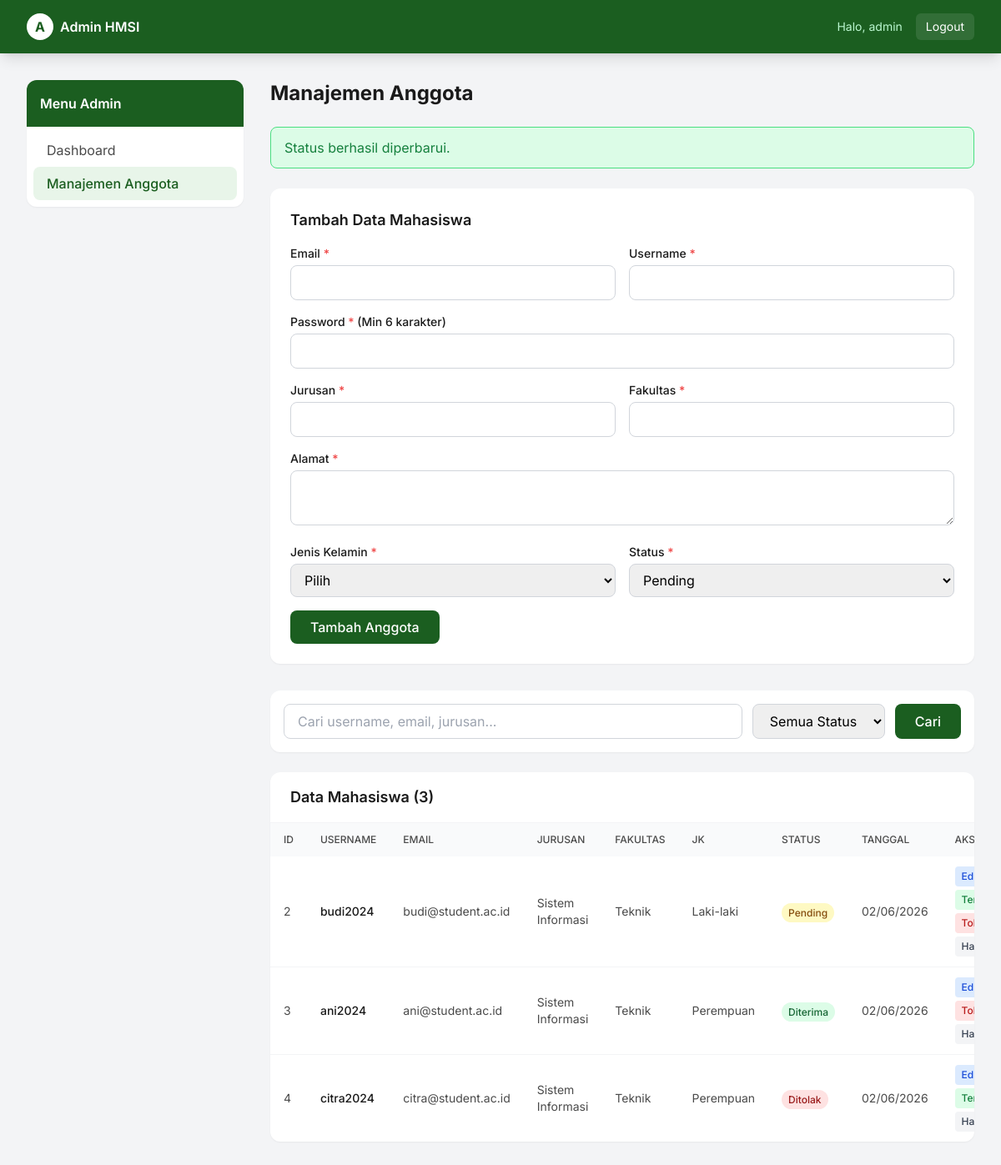
/admin/users.php?status=diterima&id=2 (signed in), run on the app's committed database.
### tables this page shows
CREATE TABLE IF NOT EXISTS users (
    id              INT AUTO_INCREMENT PRIMARY KEY,
    username        VARCHAR(50) NOT NULL UNIQUE,
    email           VARCHAR(100) NOT NULL UNIQUE,
    password        VARCHAR(255) NOT NULL,
    role            ENUM('admin', 'mahasiswa') NOT NULL DEFAULT 'mahasiswa',
    jurusan         VARCHAR(100) DEFAULT NULL,
    fakultas        VARCHAR(100) DEFAULT NULL,
    alamat          TEXT DEFAULT NULL,
    jenis_kelamin   ENUM('Laki-laki', 'Perempuan') DEFAULT NULL,
    status          ENUM('pending', 'diterima', 'ditolak') DEFAULT 'pending',
    created_at      TIMESTAMP DEFAULT CURRENT_TIMESTAMP
);

### admin/users.php (the view, shortened to what this page needs)
<?php
require_once "../includes/db.php";
$success = "";
if (isset($_GET["status"]) && isset($_GET["id"])) {
    $id = intval($_GET["id"]);
    $status = $_GET["status"];
    if (in_array($status, ["pending", "diterima", "ditolak"])) {
        $stmt = $pdo->prepare("UPDATE users SET status = ? WHERE id = ? AND role = 'mahasiswa'");
        if ($stmt->execute([$status, $id])) {
            $success = "Status berhasil diperbarui.";
        } else {
            $error = "Gagal memperbarui status.";
        }
    }
}
$editMode = false;
$editData = [];
$search = $_GET["search"] ?? "";
$sql = "SELECT * FROM users WHERE role = 'mahasiswa'";
$params = [];
$sql .= " ORDER BY created_at DESC";
$stmt = $pdo->prepare($sql);
$stmt->execute($params);
$users = $stmt->fetchAll();
?>
<!DOCTYPE html>
<html lang="id">
<head>
    <script src="https://cdn.tailwindcss.com"></script>
</head>
<body class="bg-gray-100 min-h-screen">
    <nav class="bg-primary shadow-lg">
        <div class="max-w-7xl mx-auto px-4 sm:px-6 lg:px-8">
            <div class="flex justify-between h-16">
                <div class="flex items-center">
                    <a href="index.php" class="flex items-center space-x-2">
                        <div class="w-8 h-8 bg-white rounded-full flex items-center justify-center">
                            <span class="text-primary font-bold">A</span>
                        </div>
                        <span class="text-white font-semibold">Admin HMSI</span>
                    </a>
                </div>
                <div class="flex items-center space-x-4">
                    <span class="text-green-200 text-sm hidden sm:block">Halo, <?php echo htmlspecialchars($_SESSION["user_username"]); ?></span>
                    <a href="logout.php" class="bg-white/10 hover:bg-white/20 text-white px-3 py-1.5 rounded-md text-sm transition">Logout</a>
                </div>
            </div>
        </div>
    </nav>
    <div class="max-w-7xl mx-auto px-4 sm:px-6 lg:px-8 py-8">
        <div class="grid grid-cols-1 lg:grid-cols-4 gap-8">
            <div class="lg:col-span-1">
                <div class="bg-white rounded-xl shadow-sm overflow-hidden">
                    <div class="p-4 bg-primary text-white">
                        <h3 class="font-semibold">Menu Admin</h3>
                    </div>
                    <div class="p-2">
                        <a href="index.php" class="block px-4 py-2 rounded-lg text-textsecondary hover:bg-gray-50 transition">Dashboard</a>
                        <a href="users.php" class="block px-4 py-2 rounded-lg bg-lightgreen text-primary font-medium">Manajemen Anggota</a>
                    </div>
                </div>
            </div>
            <div class="lg:col-span-3">
                <h1 class="text-2xl font-bold text-textprimary mb-6">Manajemen Anggota</h1>
                <?php if ($success): ?>
                    <div class="bg-green-100 border border-green-400 text-green-700 px-4 py-3 rounded-lg mb-6"><?php echo $success; ?></div>
                <?php endif; ?>
                <div class="bg-white rounded-xl shadow-sm p-6 mb-8">
                    <h2 class="text-lg font-semibold text-textprimary mb-4"><?php echo $editMode ? 'Edit Data Mahasiswa' : 'Tambah Data Mahasiswa'; ?></h2>
                    <form method="POST" action="" class="space-y-4">
                        <div class="grid grid-cols-1 md:grid-cols-2 gap-4">
                            <div>
                                <label class="block text-sm font-medium text-textprimary mb-1">Email <span class="text-red-500">*</span></label>
                                <input type="email" name="email" required value="<?php echo $editMode ? htmlspecialchars($editData['email']) : ''; ?>" class="w-full px-3 py-2 rounded-lg border border-gray-300 focus:border-primary focus:ring-2 focus:ring-primary/20 outline-none transition">
                            </div>
                            <div>
                                <label class="block text-sm font-medium text-textprimary mb-1">Username <span class="text-red-500">*</span></label>
                                <input type="text" name="username" required value="<?php echo $editMode ? htmlspecialchars($editData['username']) : ''; ?>" class="w-full px-3 py-2 rounded-lg border border-gray-300 focus:border-primary focus:ring-2 focus:ring-primary/20 outline-none transition">
                            </div>
                        </div>
                        <div>
                            <label class="block text-sm font-medium text-textprimary mb-1">Password <?php echo $editMode ? '(Kosongkan jika tidak diubah)' : '<span class="text-red-500">*</span> (Min 6 karakter)'; ?></label>
                            <input type="password" name="password" <?php echo $editMode ? '' : 'required minlength="6"'; ?> class="w-full px-3 py-2 rounded-lg border border-gray-300 focus:border-primary focus:ring-2 focus:ring-primary/20 outline-none transition">
                        </div>
                        <div class="grid grid-cols-1 md:grid-cols-2 gap-4">
                            <div>
                                <label class="block text-sm font-medium text-textprimary mb-1">Jurusan <span class="text-red-500">*</span></label>
                                <input type="text" name="jurusan" required value="<?php echo $editMode ? htmlspecialchars($editData['jurusan']) : ''; ?>" class="w-full px-3 py-2 rounded-lg border border-gray-300 focus:border-primary focus:ring-2 focus:ring-primary/20 outline-none transition">
                            </div>
                            <div>
                                <label class="block text-sm font-medium text-textprimary mb-1">Fakultas <span class="text-red-500">*</span></label>
                                <input type="text" name="fakultas" required value="<?php echo $editMode ? htmlspecialchars($editData['fakultas']) : ''; ?>" class="w-full px-3 py-2 rounded-lg border border-gray-300 focus:border-primary focus:ring-2 focus:ring-primary/20 outline-none transition">
                            </div>
                        </div>
                        <div>
                            <label class="block text-sm font-medium text-textprimary mb-1">Alamat <span class="text-red-500">*</span></label>
                            <textarea name="alamat" required rows="2" class="w-full px-3 py-2 rounded-lg border border-gray-300 focus:border-primary focus:ring-2 focus:ring-primary/20 outline-none transition"><?php echo $editMode ? htmlspecialchars($editData['alamat']) : ''; ?></textarea>
                        </div>
                        <div class="grid grid-cols-1 md:grid-cols-2 gap-4">
                            <div>
                                <label class="block text-sm font-medium text-textprimary mb-1">Jenis Kelamin <span class="text-red-500">*</span></label>
                                <select name="jenis_kelamin" required class="w-full px-3 py-2 rounded-lg border border-gray-300 focus:border-primary focus:ring-2 focus:ring-primary/20 outline-none transition">
                                    <option value="">Pilih</option>
                                </select>
                            </div>
                            <div>
                                <label class="block text-sm font-medium text-textprimary mb-1">Status <span class="text-red-500">*</span></label>
                                <select name="status" required class="w-full px-3 py-2 rounded-lg border border-gray-300 focus:border-primary focus:ring-2 focus:ring-primary/20 outline-none transition">
                                    <option value="pending" <?php echo ($editMode && $editData['status'] == 'pending') ? 'selected' : ''; ?>>Pending</option>
                                </select>
                            </div>
                        </div>
                        <div class="flex gap-3">
                            <button type="submit" class="bg-primary text-white hover:bg-secondary px-6 py-2 rounded-lg font-medium transition">
                                <?php echo $editMode ? 'Simpan Perubahan' : 'Tambah Anggota'; ?>
                            </button>
                        </div>
                    </form>
                </div>
                <div class="bg-white rounded-xl shadow-sm p-4 mb-6">
                    <form method="GET" action="" class="flex flex-col md:flex-row gap-3">
                        <input type="text" name="search" value="<?php echo htmlspecialchars($search); ?>" placeholder="Cari username, email, jurusan..." class="flex-1 px-4 py-2 rounded-lg border border-gray-300 focus:border-primary focus:ring-2 focus:ring-primary/20 outline-none transition">
                        <select name="filter_status" class="px-4 py-2 rounded-lg border border-gray-300 focus:border-primary focus:ring-2 focus:ring-primary/20 outline-none transition">
                            <option value="">Semua Status</option>
                        </select>
                        <button type="submit" class="bg-primary text-white hover:bg-secondary px-6 py-2 rounded-lg font-medium transition">Cari</button>
                    </form>
                </div>
                <div class="bg-white rounded-xl shadow-sm overflow-hidden">
                    <div class="px-6 py-4 border-b border-gray-100">
                        <h2 class="text-lg font-semibold text-textprimary">Data Mahasiswa (<?php echo count($users); ?>)</h2>
                    </div>
                    <div class="overflow-x-auto">
                        <table class="w-full text-left">
                            <thead class="bg-gray-50">
                                <tr>
                                    <th class="px-4 py-3 text-xs font-medium text-textsecondary uppercase">ID</th>
                                    <th class="px-4 py-3 text-xs font-medium text-textsecondary uppercase">Username</th>
                                    <th class="px-4 py-3 text-xs font-medium text-textsecondary uppercase">Email</th>
                                    <th class="px-4 py-3 text-xs font-medium text-textsecondary uppercase">Jurusan</th>
                                    <th class="px-4 py-3 text-xs font-medium text-textsecondary uppercase">Fakultas</th>
                                    <th class="px-4 py-3 text-xs font-medium text-textsecondary uppercase">JK</th>
                                    <th class="px-4 py-3 text-xs font-medium text-textsecondary uppercase">Status</th>
                                    <th class="px-4 py-3 text-xs font-medium text-textsecondary uppercase">Tanggal</th>
                                    <th class="px-4 py-3 text-xs font-medium text-textsecondary uppercase">Aksi</th>
                                </tr>
                            </thead>
                            <tbody class="divide-y divide-gray-100">
                                <?php foreach ($users as $u): ?>
                                <tr class="hover:bg-gray-50">
                                    <td class="px-4 py-3 text-sm text-textsecondary"><?php echo $u["id"]; ?></td>
                                    <td class="px-4 py-3 text-sm font-medium text-textprimary"><?php echo htmlspecialchars($u["username"]); ?></td>
                                    <td class="px-4 py-3 text-sm text-textsecondary"><?php echo htmlspecialchars($u["email"]); ?></td>
                                    <td class="px-4 py-3 text-sm text-textsecondary"><?php echo htmlspecialchars($u["jurusan"]); ?></td>
                                    <td class="px-4 py-3 text-sm text-textsecondary"><?php echo htmlspecialchars($u["fakultas"]); ?></td>
                                    <td class="px-4 py-3 text-sm text-textsecondary"><?php echo $u["jenis_kelamin"]; ?></td>
                                    <td class="px-4 py-3">
                                        <?php
                                        $badgeClass = [
                                            'pending' => 'bg-yellow-100 text-yellow-800',
                                            'diterima' => 'bg-green-100 text-green-800',
                                            'ditolak' => 'bg-red-100 text-red-800'
                                        ][$u["status"]] ?? 'bg-gray-100 text-gray-800';
                                        ?>
                                        <span class="px-2 py-1 rounded-full text-xs font-medium <?php echo $badgeClass; ?>">
                                            <?php echo ucfirst($u["status"]); ?>
                                        </span>
                                    </td>
                                    <td class="px-4 py-3 text-sm text-textsecondary"><?php echo date('d/m/Y', strtotime($u["created_at"])); ?></td>
                                    <td class="px-4 py-3">
                                        <div class="flex flex-wrap gap-1">
                                            <a href="users.php?edit=<?php echo $u['id']; ?>" class="bg-blue-100 text-blue-700 hover:bg-blue-200 px-2 py-1 rounded text-xs font-medium transition">Edit</a>
                                            <?php if ($u["status"] != "diterima"): ?>
                                                <a href="users.php?status=diterima&id=<?php echo $u['id']; ?>" class="bg-green-100 text-green-700 hover:bg-green-200 px-2 py-1 rounded text-xs font-medium transition" onclick="return confirm('Terima pendaftaran ini?')">Terima</a>
                                            <?php endif; ?>
                                            <?php if ($u["status"] != "ditolak"): ?>
                                                <a href="users.php?status=ditolak&id=<?php echo $u['id']; ?>" class="bg-red-100 text-red-700 hover:bg-red-200 px-2 py-1 rounded text-xs font-medium transition" onclick="return confirm('Tolak pendaftaran ini?')">Tolak</a>
                                            <?php endif; ?>
                                            <a href="users.php?delete=<?php echo $u['id']; ?>" class="bg-gray-100 text-gray-700 hover:bg-gray-200 px-2 py-1 rounded text-xs font-medium transition" onclick="return confirm('Hapus data ini?')">Hapus</a>
                                        </div>
                                    </td>
                                </tr>
                                <?php endforeach; ?>
                            </tbody>
                        </table>
                    </div>
                </div>
            </div>
        </div>
    </div>
</body>
</html>

### admin/users.php (style rules this page uses)
body { font-family:'Inter',sans-serif; }

### data on the page
users: id "2", username "budi2024", email "budi@student.ac.id", jurusan "Sistem Informasi", fakultas "Teknik", jenis_kelamin "Laki-laki", status "Pending", created_at "02/06/2026"
users: id "3", username "ani2024", email "ani@student.ac.id", jurusan "Sistem Informasi", fakultas "Teknik", jenis_kelamin "Perempuan", status "Diterima", created_at "02/06/2026"
users: id "4", username "citra2024", email "citra@student.ac.id", jurusan "Sistem Informasi", fakultas "Teknik", jenis_kelamin "Perempuan", status "Ditolak", created_at "02/06/2026"

### other printed values
$_SESSION["user_username"] "admin"
$success "Status berhasil diperbarui."
count($users) "3"
